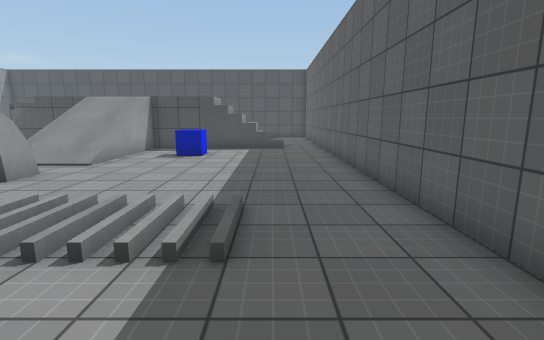
view 1 (above)

16 first-person views from a walk through a scene from a Unity 3-D project. The camera is 1.5 m above the floor, tilts 10° down and sees 85° across. The floor is counted in squares, 1 m on a side. Each view is taken from the middle of a square. On the plan, view 1 faces up. The plan holds only what a view shows up to about 15 squares ahead; the rest is blank. The player character is not drawn. Surface patterns are stand-ins for the level's own textures.

view 2
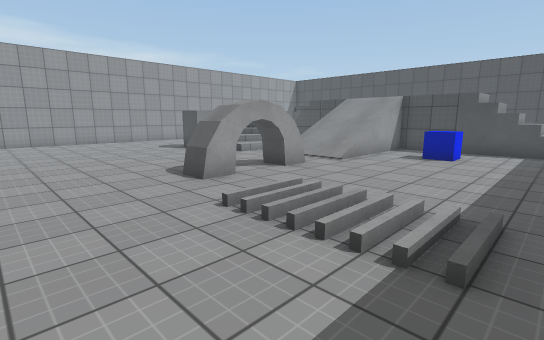

view 3
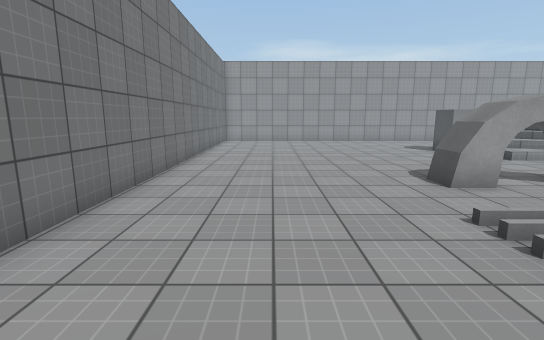

view 4
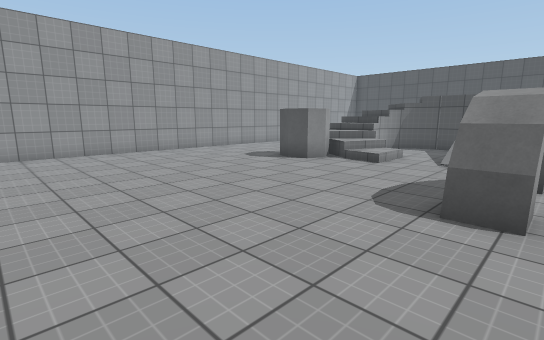

view 5
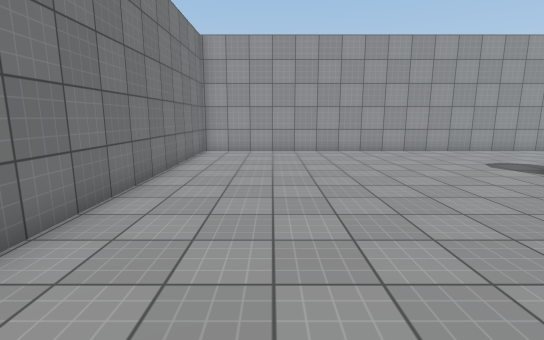

view 6
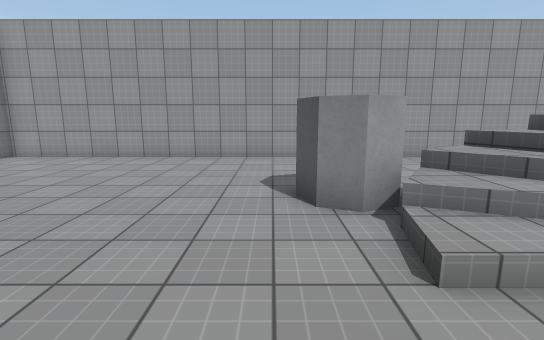

view 7
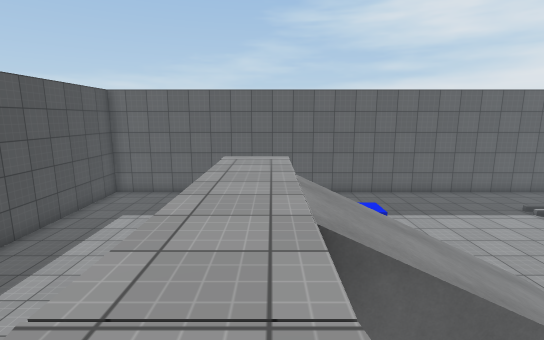

view 8
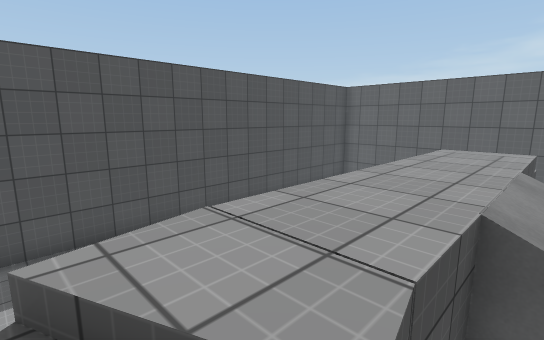

view 9
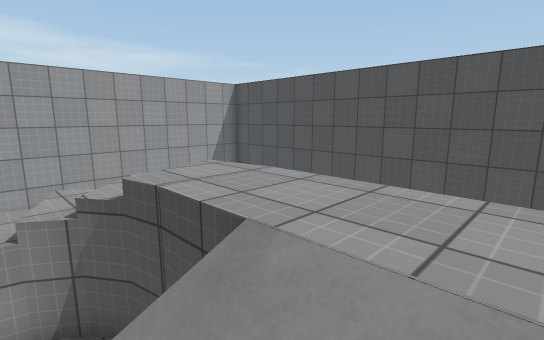

view 10
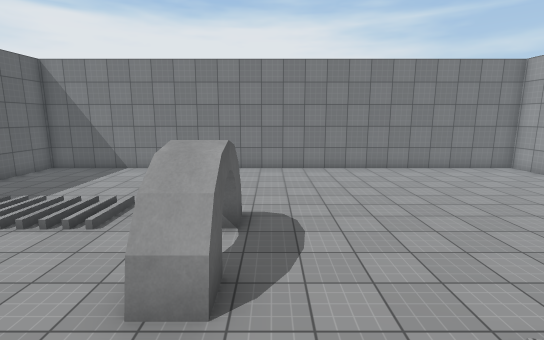

view 11
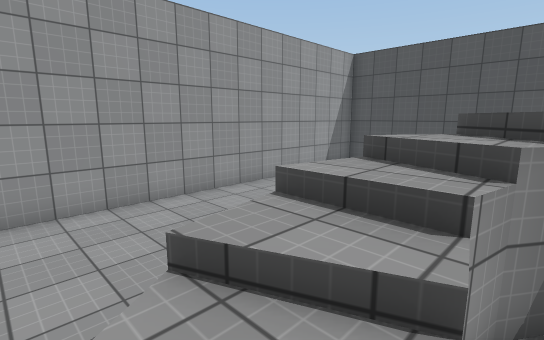

view 12
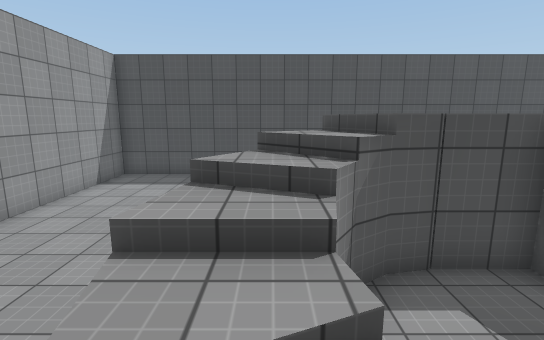

view 13
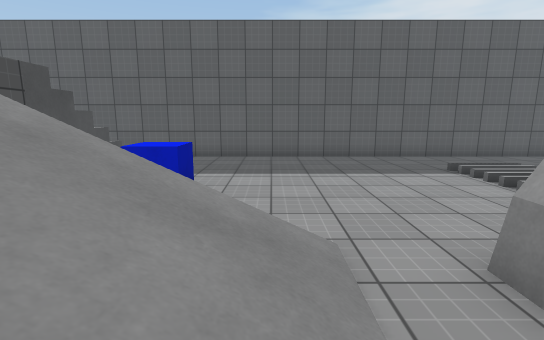

view 14
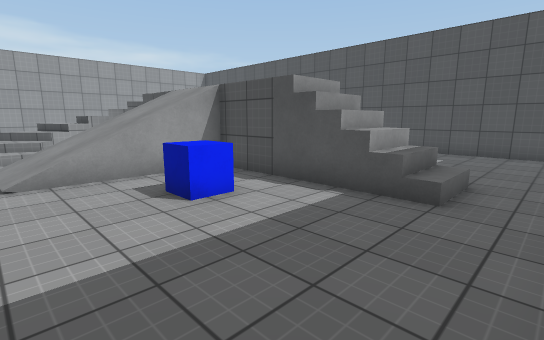

view 15
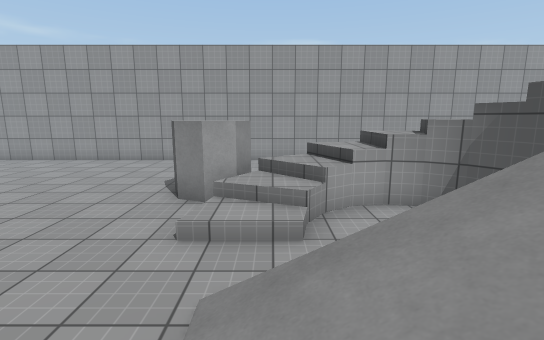

view 16
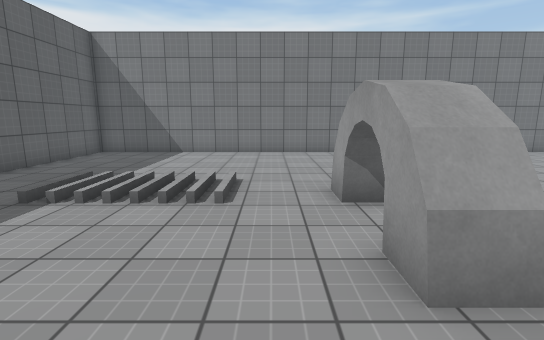

### Floor plan
Key: @ floor where view 1 was taken; # wall or solid block; . main floor; : floor 0.25 m higher than the main floor; + floor 1.25 m higher than the main floor; * floor 1.5 m higher than the main floor; % floor 2.5 m higher than the main floor; / step, stairs or slope; = window, fence, low wall or low ledge; ^ raised ledge; v drop or lower ground; C blue cube; T thing the floor can be seen under or through.
Columns run from 20 left of view 1 to 3 right of it. Each row starts with its distance up from view 1.
 23 ########################
 22 #....          ........#
 21 #....         .........#
 20 #....         .........#
 19 #...                ...#
 18 #...                ...#
 17 #...                ...#
 16 #....  ./%%%%%%%%////..#
 15 #.... .//%%%%%%%%////..#
 14 #.... v//#.///#........#
 13 #.... */#..///#..C.....#
 12 #.... +/=..///=.CC.....#
 11 #.....///..///=........#
 10 #......///.////........#
  9 #.....#==:.............#
  8 #.....##...............#
  7 #............T^........#
  6 #............TT........#
  5 #............TT.////...#
  4 #............TT.////...#
  3 #...............////...#
  2 #......................#
  1 #......................#
  0 #...................@..#
 -1 #......................#
 -2 #......................#
 -3 ########################

Where each view was taken, in squares from view 1:
view 1: 0 up, 0 right, facing up
view 2: 0 up, 0 right, facing up-left
view 3: 0 up, 0 right, facing left
view 4: 1 down, 6 left, facing up-left
view 5: 0 up, 6 left, facing left
view 6: 7 up, 8 left, facing left
view 7: 15 up, 12 left, facing right
view 8: 14 up, 12 left, facing up-right
view 9: 13 up, 7 left, facing up-left
view 10: 11 up, 8 left, facing down
view 11: 10 up, 12 left, facing up-left
view 12: 10 up, 13 left, facing up
view 13: 10 up, 9 left, facing right
view 14: 9 up, 2 right, facing up-left
view 15: 10 up, 6 left, facing left
view 16: 10 up, 5 left, facing down
